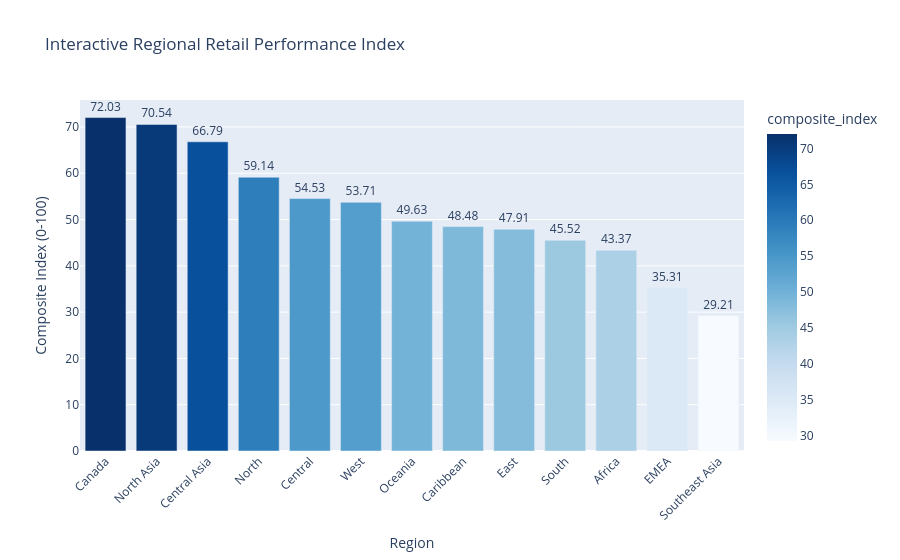

The cell this chart's notebook holds for it:
### Markdown cell above
### Interactive Visualization with Plotly

### Code cell
import plotly.express as px

interactive_df = final_results.copy()
interactive_df = interactive_df.sort_values('composite_index', ascending=False)

fig = px.bar(
    interactive_df,
    x='region',
    y='composite_index',
    color='composite_index',
    text='composite_index',
    color_continuous_scale='Blues',
    title='Interactive Regional Retail Performance Index'
)

fig.update_traces(texttemplate='%{text:.2f}', textposition='outside')
fig.update_layout(
    xaxis_title='Region',
    yaxis_title='Composite Index (0-100)',
    xaxis_tickangle=-45
)

fig.show()

### Figure 1 — Plotly figure (JSON) as saved in the notebook; plotly's stock layout.template omitted (floating-point values rounded to 4 significant figures)
{"data": [{"hovertemplate": "region=%{x}<br>composite_index=%{marker.color}<extra></extra>", "legendgroup": "", "marker": {"color": [72.03, 70.54, 66.79, 59.14, 54.53, 53.71, 49.63, 48.48, 47.91, 45.52, 43.37, 35.31, 29.21], "coloraxis": "coloraxis", "pattern": {"shape": ""}}, "name": "", "orientation": "v", "showlegend": false, "text": [72.03, 70.54, 66.79, 59.14, 54.53, 53.71, 49.63, 48.48, 47.91, 45.52, 43.37, 35.31, 29.21], "textposition": "outside", "texttemplate": "%{text:.2f}", "type": "bar", "x": ["Canada", "North Asia", "Central Asia", "North", "Central", "West", "Oceania", "Caribbean", "East", "South", "Africa", "EMEA", "Southeast Asia"], "xaxis": "x", "y": [72.03, 70.54, 66.79, 59.14, 54.53, 53.71, 49.63, 48.48, 47.91, 45.52, 43.37, 35.31, 29.21], "yaxis": "y"}], "layout": {"barmode": "relative", "coloraxis": {"colorbar": {"title": {"text": "composite_index"}}, "colorscale": [[0, "rgb(247,251,255)"], [0.125, "rgb(222,235,247)"], [0.25, "rgb(198,219,239)"], [0.375, "rgb(158,202,225)"], [0.5, "rgb(107,174,214)"], [0.625, "rgb(66,146,198)"], [0.75, "rgb(33,113,181)"], [0.875, "rgb(8,81,156)"], [1, "rgb(8,48,107)"]]}, "legend": {"tracegroupgap": 0}, "title": {"text": "Interactive Regional Retail Performance Index"}, "xaxis": {"anchor": "y", "domain": [0, 1], "tickangle": -45, "title": {"text": "Region"}}, "yaxis": {"anchor": "x", "domain": [0, 1], "title": {"text": "Composite Index (0-100)"}}}}
